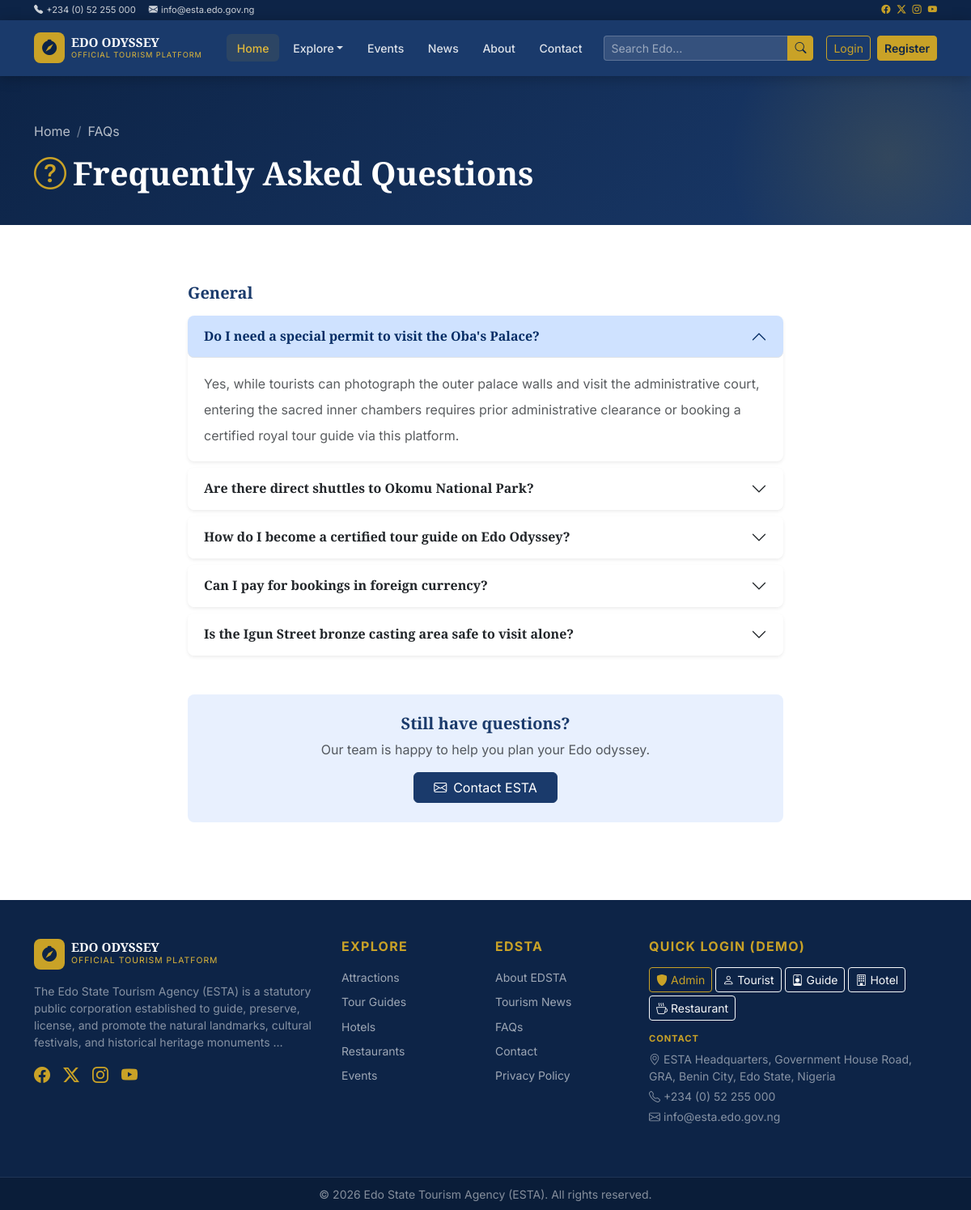
Page /faq on the committed database.
### app/models/models.py (models this page shows)
class CMSSetting(db.Model):
    __tablename__ = "cms_settings"
    id = db.Column(db.Integer, primary_key=True)
    key = db.Column(db.String(100), unique=True, nullable=False, index=True)
    value = db.Column(db.Text, nullable=False)
    label = db.Column(db.String(150), nullable=True)
    group = db.Column(db.String(50), default="general", nullable=True)
    updated_at = db.Column(db.DateTime, default=datetime.utcnow, onupdate=datetime.utcnow)

class FAQ(db.Model):
    __tablename__ = "faqs"
    id = db.Column(db.Integer, primary_key=True)
    question = db.Column(db.String(500), nullable=False)
    answer = db.Column(db.Text, nullable=False)
    category = db.Column(db.String(100), default="general", nullable=True)
    order = db.Column(db.Integer, default=0, nullable=False)
    active = db.Column(db.Boolean, default=True, nullable=False)
    created_at = db.Column(db.DateTime, default=datetime.utcnow)

### app/main/routes.py (the view)
@main_bp.route("/faq")
def faq():
    faqs = FAQ.query.filter_by(active=True).order_by(FAQ.order).all()
    return render_template("main/faq.html", faqs=faqs)

### app/templates/main/faq.html (shortened to what this page needs)
{% extends "base.html" %}
{% block content %}
<div class="page-hero"><div class="container"><nav aria-label="breadcrumb"><ol class="breadcrumb"><li class="breadcrumb-item"><a href="{{ url_for('main.home') }}">Home</a></li><li class="breadcrumb-item active">FAQs</li></ol></nav><h1><i class="bi bi-question-circle me-2 text-gold"></i>Frequently Asked Questions</h1></div></div>
<div class="container py-5">
  <div class="row justify-content-center">
    <div class="col-lg-8">
      {% if faqs %}
      {% set groups = {} %}
      {% for f in faqs %}{% if f.category not in groups %}{% set _ = groups.update({f.category: []}) %}{% endif %}{% set _ = groups[f.category].append(f) %}{% endfor %}
      {% for group, items in groups.items() %}
      <h5 class="fw-bold text-blue mt-4 mb-3 text-capitalize">{{ group }}</h5>
      <div class="accordion mb-3" id="faq-{{ loop.index }}">
        {% for f in items %}
        <div class="accordion-item border-0 shadow-sm mb-2 rounded-3">
          <h2 class="accordion-header">
            <button class="accordion-button {% if not loop.first %}collapsed{% endif %} fw-semibold rounded-3" type="button" data-bs-toggle="collapse" data-bs-target="#f{{ f.id }}">
              {{ f.question }}
            </button>
          </h2>
          <div id="f{{ f.id }}" class="accordion-collapse collapse {% if loop.first %}show{% endif %}" data-bs-parent="#faq-{{ loop.index }}">
            <div class="accordion-body text-muted lh-lg">{{ f.answer }}</div>
          </div>
        </div>
        {% endfor %}
      </div>
      {% endfor %}
      {% else %}
      <div class="text-center py-5"><i class="bi bi-question-circle text-muted" style="font-size:4rem"></i><h4 class="text-muted mt-3">No FAQs yet</h4></div>
      {% endif %}
      <div class="bg-blue-100 p-4 rounded-3 mt-5 text-center">
        <h5 class="fw-bold text-blue">Still have questions?</h5>
        <p class="text-muted mb-3">Our team is happy to help you plan your Edo odyssey.</p>
        <a href="{{ url_for('main.contact') }}" class="btn btn-blue px-4"><i class="bi bi-envelope me-2"></i>Contact ESTA</a>
      </div>
    </div>
  </div>
</div>
{% endblock %}

### app/templates/base.html (shortened to what this page needs)
<!DOCTYPE html>
<html lang="en">
<head>
  <link href="https://cdn.jsdelivr.net/npm/bootstrap@5.3.3/dist/css/bootstrap.min.css" rel="stylesheet">
  <link href="https://cdn.jsdelivr.net/npm/bootstrap-icons@1.11.3/font/bootstrap-icons.css" rel="stylesheet">
  <link rel="stylesheet" href="{{ url_for('static', filename='css/main.css') }}">
</head>
<body>
<div class="top-banner py-1 d-none d-md-block">
  <div class="container d-flex justify-content-between align-items-center">
    <div class="d-flex gap-3 small">
      <span><i class="bi bi-telephone-fill me-1"></i>{{ settings.get('contact_phone', '') if settings else '' }}</span>
      <span><i class="bi bi-envelope-fill me-1"></i>{{ settings.get('contact_email', '') if settings else '' }}</span>
    </div>
    <div class="d-flex gap-2 small">
      <a href="#" class="text-gold"><i class="bi bi-facebook"></i></a>
      <a href="#" class="text-gold"><i class="bi bi-twitter-x"></i></a>
      <a href="#" class="text-gold"><i class="bi bi-instagram"></i></a>
      <a href="#" class="text-gold"><i class="bi bi-youtube"></i></a>
    </div>
  </div>
</div>
<nav class="navbar navbar-expand-lg navbar-dark main-navbar sticky-top">
  <div class="container">
    <a class="navbar-brand d-flex align-items-center gap-2" href="{{ url_for('main.home') }}">
      <div class="brand-icon"><i class="bi bi-compass-fill"></i></div>
      <div>
        <div class="brand-title">EDO ODYSSEY</div>
        <div class="brand-subtitle">Official Tourism Platform</div>
      </div>
    </a>
    <div class="collapse navbar-collapse" id="mainNav">
      <ul class="navbar-nav mx-auto gap-1">
        <li class="nav-item"><a class="nav-link {% if request.endpoint and request.endpoint.startswith('main') %}active{% endif %}" href="{{ url_for('main.home') }}">Home</a></li>
        <li class="nav-item dropdown">
          <a class="nav-link dropdown-toggle" href="#" data-bs-toggle="dropdown">Explore</a>
        </li>
        <li class="nav-item"><a class="nav-link {% if request.endpoint and request.endpoint.startswith('events') %}active{% endif %}" href="{{ url_for('events.list_events') }}">Events</a></li>
        <li class="nav-item"><a class="nav-link {% if request.endpoint and request.endpoint.startswith('news') %}active{% endif %}" href="{{ url_for('news.list_news') }}">News</a></li>
        <li class="nav-item"><a class="nav-link" href="{{ url_for('main.about') }}">About</a></li>
        <li class="nav-item"><a class="nav-link" href="{{ url_for('main.contact') }}">Contact</a></li>
      </ul>
      <form class="d-flex me-3 search-form" action="{{ url_for('search.results') }}" method="get">
        <div class="input-group input-group-sm">
          <input class="form-control nav-search" type="search" name="q" placeholder="Search Edo…" value="{{ request.args.get('q','') }}">
          <button class="btn btn-gold btn-sm" type="submit"><i class="bi bi-search"></i></button>
        </div>
      </form>
      {% if current_user.is_authenticated %}
      <div class="dropdown">
        <button class="btn btn-outline-gold dropdown-toggle d-flex align-items-center gap-2" data-bs-toggle="dropdown">
          {% if current_user.avatar_url %}
          <img src="{{ current_user.avatar_url }}" class="rounded-circle" width="28" height="28" alt="">
          {% else %}
          <div class="avatar-initials-sm">{{ current_user.first_name[0] }}{{ current_user.last_name[0] }}</div>
          {% endif %}
          <span class="d-none d-lg-inline">{{ current_user.first_name }}</span>
          {% if unread_notifs > 0 %}
          <span class="badge bg-danger rounded-pill">{{ unread_notifs }}</span>
          {% endif %}
        </button>
        <ul class="dropdown-menu dropdown-menu-end">
          <li class="dropdown-header">{{ current_user.full_name }}<br><small class="text-muted">{{ current_user.role }}</small></li>
          <li><hr class="dropdown-divider"></li>
          <li><a class="dropdown-item" href="{{ url_for('dashboard.index') }}"><i class="bi bi-speedometer2 me-2"></i>Dashboard</a></li>
          <li><a class="dropdown-item" href="{{ url_for('dashboard.profile') }}"><i class="bi bi-person me-2"></i>Profile</a></li>
          {% if current_user.is_admin %}
          <li><a class="dropdown-item text-primary fw-semibold" href="{{ url_for('admin.dashboard') }}"><i class="bi bi-shield-check me-2"></i>Admin Panel</a></li>
          {% endif %}
          <li><hr class="dropdown-divider"></li>
          <li><a class="dropdown-item text-danger" href="{{ url_for('auth.logout') }}"><i class="bi bi-box-arrow-right me-2"></i>Logout</a></li>
        </ul>
      </div>
      {% else %}
      <div class="d-flex gap-2">
        <a href="{{ url_for('auth.login') }}" class="btn btn-outline-gold btn-sm">Login</a>
        <a href="{{ url_for('auth.register') }}" class="btn btn-gold btn-sm">Register</a>
      </div>
      {% endif %}
    </div>
  </div>
</nav>
{% block content %}{% endblock %}
<footer class="site-footer mt-5">
  <div class="footer-top py-5">
    <div class="container">
      <div class="row g-4">
        <div class="col-lg-4">
          <div class="d-flex align-items-center gap-2 mb-3">
            <div class="brand-icon"><i class="bi bi-compass-fill"></i></div>
            <div>
              <div class="brand-title text-white">EDO ODYSSEY</div>
              <div class="brand-subtitle" style="font-size:0.65rem">Official Tourism Platform</div>
            </div>
          </div>
          <p class="text-white-50 small">{{ (settings.get('about_agency', 'Discover the rich cultural heritage of Edo State.')[:200] + '…') if settings else 'Discover the rich cultural heritage of Edo State.' }}</p>
          <div class="d-flex gap-3 mt-3">
            <a href="#" class="text-gold fs-5"><i class="bi bi-facebook"></i></a>
            <a href="#" class="text-gold fs-5"><i class="bi bi-twitter-x"></i></a>
            <a href="#" class="text-gold fs-5"><i class="bi bi-instagram"></i></a>
            <a href="#" class="text-gold fs-5"><i class="bi bi-youtube"></i></a>
          </div>
        </div>
        <div class="col-lg-2 col-6">
          <h6 class="text-gold fw-bold mb-3 text-uppercase letter-spacing">Explore</h6>
          <ul class="list-unstyled footer-links">
            <li><a href="{{ url_for('attractions.list_attractions') }}">Attractions</a></li>
            <li><a href="{{ url_for('guides.list_guides') }}">Tour Guides</a></li>
            <li><a href="{{ url_for('hotels.list_hotels') }}">Hotels</a></li>
            <li><a href="{{ url_for('restaurants.list_restaurants') }}">Restaurants</a></li>
            <li><a href="{{ url_for('events.list_events') }}">Events</a></li>
          </ul>
        </div>
        <div class="col-lg-2 col-6">
          <h6 class="text-gold fw-bold mb-3 text-uppercase letter-spacing">EDSTA</h6>
          <ul class="list-unstyled footer-links">
            <li><a href="{{ url_for('main.about') }}">About EDSTA</a></li>
            <li><a href="{{ url_for('news.list_news') }}">Tourism News</a></li>
            <li><a href="{{ url_for('main.faq') }}">FAQs</a></li>
            <li><a href="{{ url_for('main.contact') }}">Contact</a></li>
            <li><a href="{{ url_for('main.privacy') }}">Privacy Policy</a></li>
          </ul>
        </div>
        <div class="col-lg-4">
          <h6 class="text-gold fw-bold mb-3 text-uppercase letter-spacing">Quick Login (Demo)</h6>
          <div class="d-flex flex-wrap gap-1 mb-3">
            <a href="{{ url_for('auth.quick_login', role='admin') }}" class="btn btn-outline-gold btn-sm"><i class="bi bi-shield-fill me-1"></i>Admin</a>
            <a href="{{ url_for('auth.quick_login', role='tourist') }}" class="btn btn-outline-light btn-sm"><i class="bi bi-person me-1"></i>Tourist</a>
            <a href="{{ url_for('auth.quick_login', role='guide') }}" class="btn btn-outline-light btn-sm"><i class="bi bi-person-badge me-1"></i>Guide</a>
            <a href="{{ url_for('auth.quick_login', role='hotel') }}" class="btn btn-outline-light btn-sm"><i class="bi bi-building me-1"></i>Hotel</a>
            <a href="{{ url_for('auth.quick_login', role='restaurant') }}" class="btn btn-outline-light btn-sm"><i class="bi bi-cup-hot me-1"></i>Restaurant</a>
          </div>
          <h6 class="text-gold fw-bold mb-2 text-uppercase letter-spacing" style="font-size:0.7rem">Contact</h6>
          <p class="text-white-50 small mb-1"><i class="bi bi-geo-alt me-1"></i>{{ settings.get('contact_address', '') if settings else '' }}</p>
          <p class="text-white-50 small mb-1"><i class="bi bi-telephone me-1"></i>{{ settings.get('contact_phone', '') if settings else '' }}</p>
          <p class="text-white-50 small"><i class="bi bi-envelope me-1"></i>{{ settings.get('contact_email', '') if settings else '' }}</p>
        </div>
      </div>
    </div>
  </div>
  <div class="footer-bottom py-2 text-center">
    <small class="text-white-50">{{ settings.get('footer_text', '© 2026 Edo State Tourism Agency. All rights reserved.') if settings else '© 2026 Edo State Tourism Agency. All rights reserved.' }}</small>
  </div>
</footer>
</body>
</html>

### app/static/css/main.css (style rules this page uses)
:root { --blue-900: #0d2447; --blue-800: #1a3a6b; --blue-700: #1d4385; --blue-600: #2255a4; --blue-100: #e8f0fe; --gold-600: #a07d10; --gold-500: #c9a227; --gold-400: #e0b83a; --gold-100: #fdf6e3; --gray-50: #f8f9fa; --gray-100: #f0f2f5; --gray-200: #e2e8f0; --text-dark: #1a202c; --text-muted: #6c757d; --restaurant: #e05c27; --restaurant-hover: #c94a1a; --radius: 12px; --shadow: 0 4px 20px rgba(26,58,107,.12); --shadow-lg: 0 8px 40px rgba(26,58,107,.18); --transition: .25s ease; }
body { font-family: 'Inter', sans-serif; color: var(--text-dark); background: #fff; }
h1,h2,h3,h4,h5,.display-heading { font-family: 'Playfair Display', serif; }
a { text-decoration: none; transition: color var(--transition); }
.letter-spacing { letter-spacing: .08em; }
.bg-blue-100 { background-color: var(--blue-100) !important; }
.text-gold { color: var(--gold-500) !important; }
.text-blue { color: var(--blue-800) !important; }
.top-banner { background: var(--blue-900); color: rgba(255,255,255,.8); font-size:.8rem; }
.top-banner a { color: var(--gold-400); }
.main-navbar { background: var(--blue-800); box-shadow: 0 2px 16px rgba(0,0,0,.25); padding: .65rem 0; z-index: 1030; }
.main-navbar .nav-link { color: rgba(255,255,255,.85) !important; font-size: .88rem; font-weight: 500; padding: .4rem .8rem !important; border-radius: 6px; transition: all var(--transition); }
.main-navbar .nav-link:hover, .main-navbar .nav-link.active { color: var(--gold-400) !important; background: rgba(201,162,39,.1); }
.brand-icon { width: 38px; height: 38px; background: var(--gold-500); border-radius: 8px; display: flex; align-items: center; justify-content: center; font-size: 1.2rem; color: var(--blue-900); }
.brand-title { font-family: 'Playfair Display',serif; font-size: .95rem; font-weight: 700; color: #fff; line-height: 1.1; }
.brand-subtitle { font-size: .58rem; color: var(--gold-400); text-transform: uppercase; letter-spacing: .1em; }
.btn-gold { background: var(--gold-500); border-color: var(--gold-500); color: var(--blue-900); font-weight: 600; }
.btn-outline-gold { border-color: var(--gold-500); color: var(--gold-500); }
.btn-blue { background: var(--blue-800); color: #fff; border-color: var(--blue-800); }
.nav-search { background: rgba(255,255,255,.12); border: 1px solid rgba(255,255,255,.2); color: #fff; font-size: .85rem; }
.nav-search::placeholder { color: rgba(255,255,255,.5); }
.page-hero { background: linear-gradient(135deg, var(--blue-900) 0%, var(--blue-800) 100%); padding: 3.5rem 0 2rem; color: #fff; position: relative; overflow: hidden; }
.page-hero::after { content: ''; position: absolute; right: -100px; top: -100px; width: 400px; height: 400px; background: radial-gradient(circle, rgba(201,162,39,.15) 0%, transparent 70%); border-radius: 50%; }
.page-hero h1 { font-size: clamp(1.6rem,4vw,2.5rem); font-weight: 700; }
.breadcrumb-item a, .breadcrumb-item.active { color: rgba(255,255,255,.7); }
.breadcrumb-item + .breadcrumb-item::before { color: rgba(255,255,255,.4); }
.site-footer { background: var(--blue-900); }
.footer-top { border-bottom:1px solid rgba(255,255,255,.08); }
.footer-bottom { background: rgba(0,0,0,.2); }
.footer-links li { margin-bottom:.4rem; }
.footer-links a { color:rgba(255,255,255,.6); font-size:.875rem; transition:color var(--transition); }

### rows in the picture
CMSSetting: value "+234 (0) 52 255 000"
CMSSetting: value "info@esta.edo.gov.ng"
FAQ: category "General", question "Do I need a special permit to visit the Oba's Palace?", answer "Yes, while tourists can photograph the outer palace walls and visit the administrative court, entering the sacred inner chambers requires prior administrative clearance or booking a certified royal tour guide via this platform."
FAQ: question "Are there direct shuttles to Okomu National Park?"
FAQ: question "How do I become a certified tour guide on Edo Odyssey?"
FAQ: question "Can I pay for bookings in foreign currency?"
FAQ: question "Is the Igun Street bronze casting area safe to visit alone?"
CMSSetting: value "The Edo State Tourism Agency (ESTA) is a statutory public corporation established to guide, preserve, license, and promote the natural landmarks, cultural festivals, and historical heritage monuments …"
CMSSetting: value "ESTA Headquarters, Government House Road, GRA, Benin City, Edo State, Nigeria"
CMSSetting: value "© 2026 Edo State Tourism Agency (ESTA). All rights reserved."
